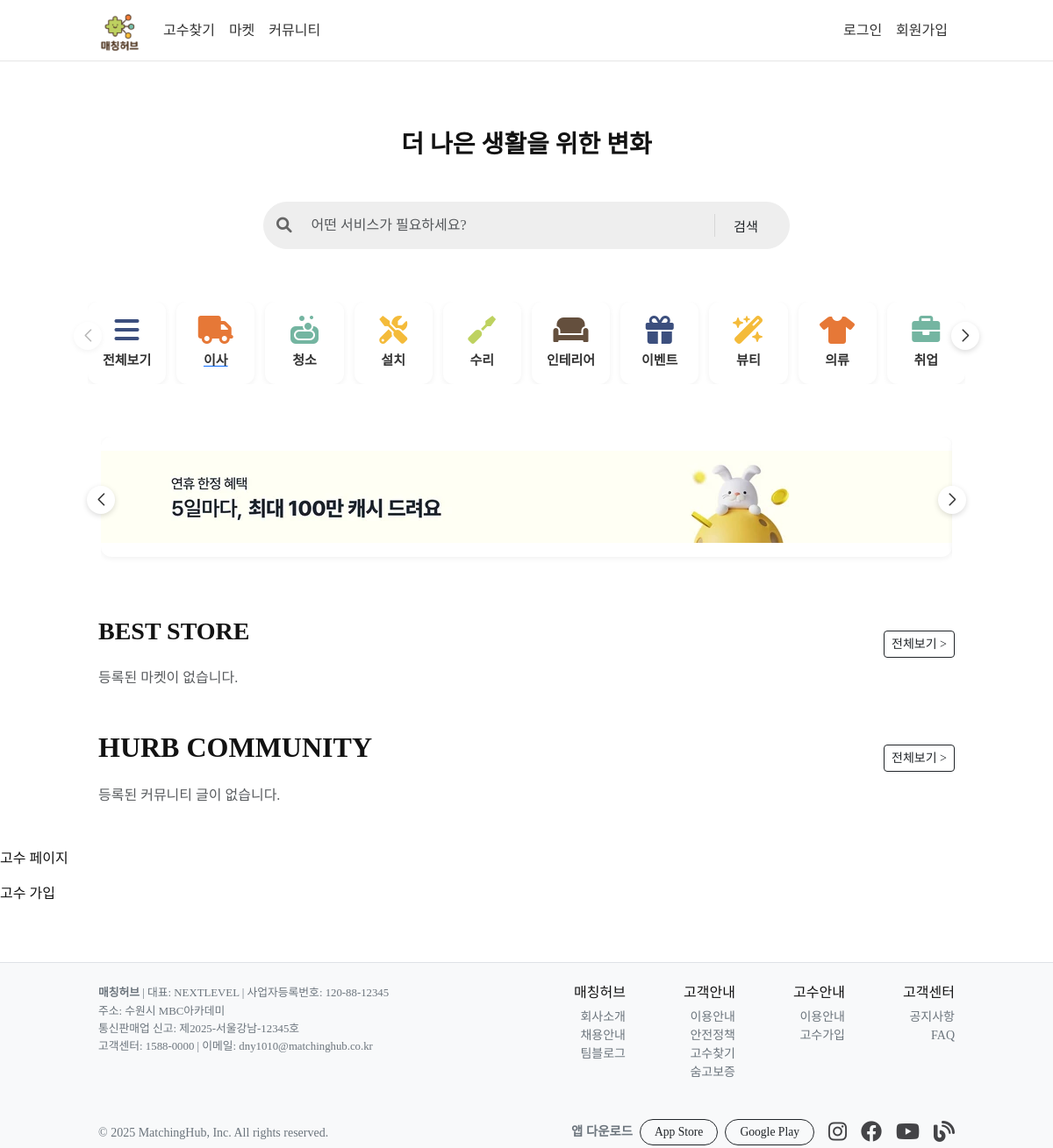
Before: / with the older database file.
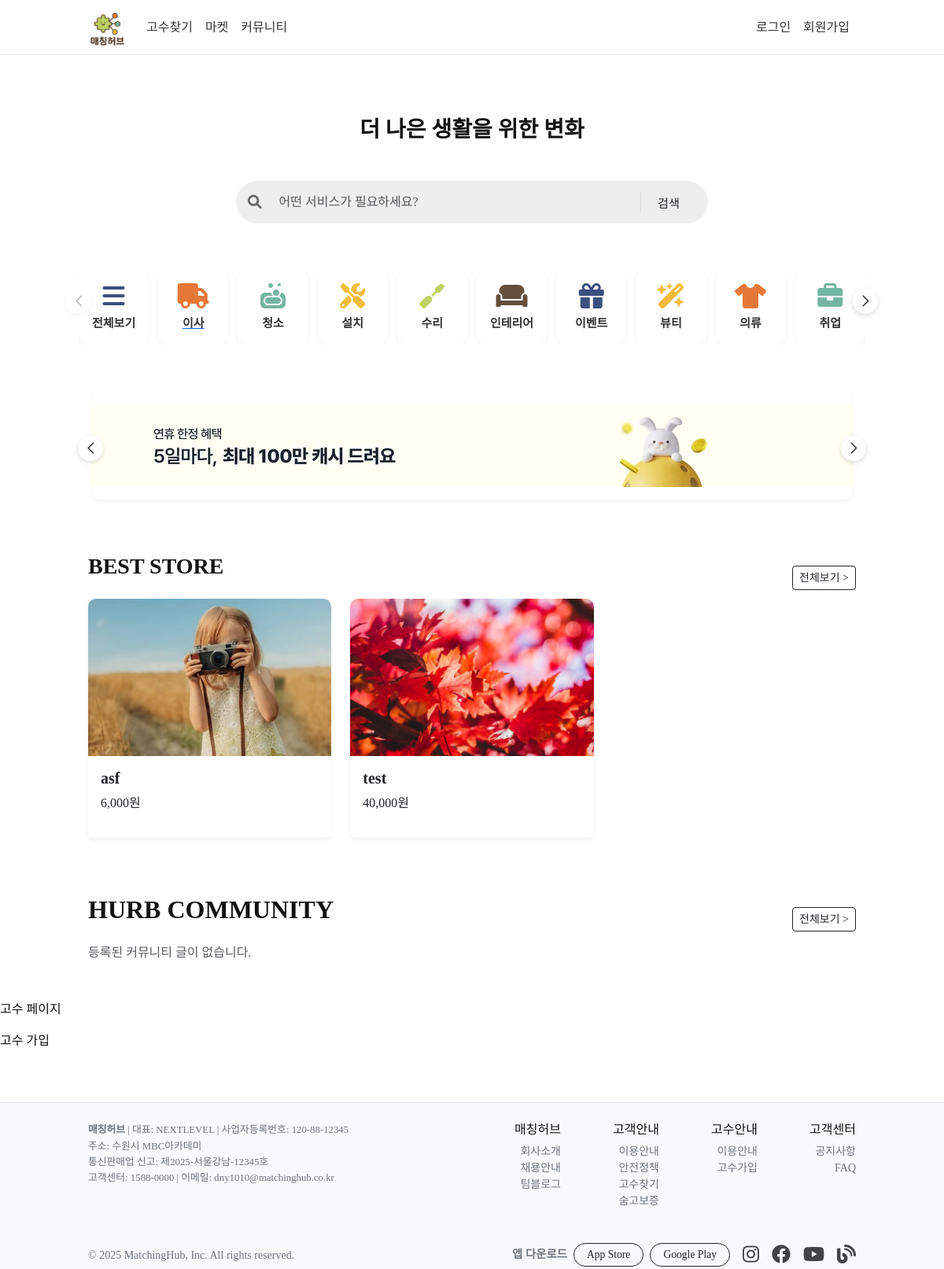
After: the same page with the newer database file.
### talent/models.py (models this page shows)
class Store(db.Model):
    id = db.Column(db.Integer, primary_key=True)
    title = db.Column(db.String(50), nullable=False)
    content = db.Column(db.Text(), nullable=False)
    price = db.Column(db.Integer, nullable=False, default=0)
    create_date = db.Column(db.DateTime, nullable=False)
    owner_id = db.Column(db.Integer, db.ForeignKey("user.id"), nullable=False)
    user = db.relationship('User', backref=db.backref('store'))
    edit_date = db.Column(db.DateTime, nullable=False)
    image_path = db.Column(db.String(120), nullable=False)
    views = db.Column(db.Integer, default=0)

### talent/views/main_views.py (the view)
@bp.route('/')
def index():
    like_count = func.count().label("like_count")
    s_posts = (Store.query.order_by(Store.views.desc(), Store.create_date.desc()).limit(3).all())
    c_posts = (CommunityPost.query.outerjoin(CommunityPost.likes).group_by(CommunityPost.id)
               .order_by(like_count.desc(), CommunityPost.create_date.desc()).limit(3).all())
    return render_template('main.html', s_posts=s_posts, c_posts=c_posts)

### talent/__init__.py (called while the page is built)
def create_app():
    app = Flask(__name__)
    app.config.from_object(config)
    @app.before_request
    def load_logged_in_user():
        user_id = session.get('user_id')
        if user_id is None:
            g.user = None
        else:
            from .models import User
            g.user = User.query.get(user_id)
    db.init_app(app)
    migrate.init_app(app, db)
    mail.init_app(app)
    csrf.init_app(app)
    from .views import main_views, auth_views, store_views, community_views, category_views
    from . import models
    app.register_blueprint(main_views.bp)
    app.register_blueprint(auth_views.bp)
    app.register_blueprint(store_views.bp)
    app.register_blueprint(community_views.bp)
    app.register_blueprint(category_views.bp)
    from .filter import format_datetime
    app.jinja_env.filters['datetime'] = format_datetime
    return app

### talent/views/auth_views.py (called while the page is built)
@bp.before_app_request
def load_logged_in_user():
    uid = session.get('user_id')
    g.user = User.query.get(uid) if uid else None

### talent/templates/main.html (shortened to what this page needs)
{% extends 'base.html' %}
{% block head %}
<link rel="stylesheet" href="https://cdn.jsdelivr.net/npm/swiper@11/swiper-bundle.min.css">
<link rel="stylesheet" href="{{ url_for('static', filename='main.css') }}">
{% endblock %}
{% block content %}
<div class="container my-5 text-center" style="max-width: 1000px;">
    <h3 class="fw-bold mb-4" style="width: fit-content; margin: 0 auto;">더 나은 생활을 위한 변화</h3>
</div>
<div class="search-wrapper d-flex justify-content-center">
    <form class="search-form d-flex align-items-center" role="search">
    <span class="search-icon">
      <i class="fa-solid fa-magnifying-glass"></i>
    </span>
        <input type="search" class="form-control flex-grow-1"
               placeholder="어떤 서비스가 필요하세요?" aria-label="Search">
        <button class="btn search-btn" type="submit">검색</button>
    </form>
</div>
<div class="category-wrapper">
    <div class="swiper mySwiper categorySwiper">
        <div class="swiper-wrapper">
            <div class="swiper-slide">
                <i class="fa-solid fa-bars category-icon" style="color: #3c4f7e;"></i>
                <p class="category-name">전체보기</p>
            </div>
            <div class="swiper-slide">
                <a href="{{ url_for('category.move') }}">
                <i class="fa-solid fa-truck category-icon" style="color: #e67837;"></i>
                <p class="category-name">이사</p></a>
            </div>
            <div class="swiper-slide">
                <i class="fa-solid fa-soap category-icon" style="color: #74b5a1;"></i>
                <p class="category-name">청소</p>
            </div>
            <div class="swiper-slide">
                <i class="fa-solid fa-screwdriver-wrench category-icon" style="color: #f4bb3a;"></i>
                <p class="category-name">설치</p>
            </div>
            <div class="swiper-slide">
                <i class="fa-solid fa-screwdriver category-icon" style="color: #bed260;"></i>
                <p class="category-name">수리</p>
            </div>
            <div class="swiper-slide">
                <i class="fa-solid fa-couch category-icon" style="color: #644f3d;"></i>
                <p class="category-name">인테리어</p>
            </div>
            <div class="swiper-slide">
                <i class="fa-solid fa-gift category-icon" style="color: #3c4f7e;"></i>
                <p class="category-name">이벤트</p>
            </div>
            <div class="swiper-slide">
                <i class="fa-solid fa-wand-magic-sparkles category-icon" style="color: #f4bb3a;"></i>
                <p class="category-name">뷰티</p>
            </div>
            <div class="swiper-slide">
                <i class="fa-solid fa-shirt category-icon" style="color: #e67837;"></i>
                <p class="category-name">의류</p>
            </div>
            <div class="swiper-slide">
                <i class="fa-solid fa-briefcase category-icon" style="color: #74b5a1;"></i>
                <p class="category-name">취업</p>
            </div>
        </div>
    </div>
    <div class="swiper-button-next categoryNext"></div>
</div>
<div class="ad-wrapper">
    <div class="swiper-button-prev adPrev"></div>
    <div class="swiper mySwiper adSwiper">
        <div class="swiper-wrapper">
            <div class="swiper-slide"><img src="{{ url_for('static', filename='images/adbanner1.png') }}" alt="ad banner"></div>
        </div>
    </div>
    <div class="swiper-button-next adNext"></div>
</div>
<div class="container my-5" style="max-width: 1000px;">
    <div class="vs">
        <h3 class="fw-bold mb-4">BEST STORE</h3>
        <div class="text-end mt-3">
            <a href="{{ url_for('store._list') }}" class="btn btn-outline-dark btn-sm">전체보기 ></a>
        </div>
    </div>
    {% if s_posts %}
    <div class="row">
        {% for store in s_posts %}
        <div class="col-md-4 mb-4">
            <a href="{{ url_for('store.detail', userid=store.user.userid, count=loop.index) }}" class="text-decoration-none text-dark">
                <div class="card h-100 shadow-sm border-0">
                    <img src="{{ url_for('static', filename=store.image_path or 'images/no_image.png') }}"
                         class="card-img-top"
                         alt="{{ store.title }}"
                         style="height: 200px; object-fit: cover; border-radius: 10px 10px 0 0;">
                    <div class="card-body">
                        <h5 class="card-title fw-semibold">{{ store.title }}</h5>
                        <p class="mt-2">{{ "{:,}".format(store.price) }}원</p>
                    </div>
                </div>
            </a>
        </div>
        {% endfor %}
    </div>
    {% else %}
    <p class="text-muted">등록된 마켓이 없습니다.</p>
    {% endif %}
</div>
<div class="container my-5" style="max-width: 1000px;">
    <div class="vs">
        <h2 class="fw-bold mb-4">HURB COMMUNITY</h2>
        <div class="text-end mt-3">
            <a href="{{ url_for('community.home') }}" class="btn btn-outline-dark btn-sm">전체보기 ></a>
        </div>
    </div>
    {% if c_posts %}
    <div class="row">
        {% for post in c_posts %}
        <div class="col-md-4 mb-4">
            <a href="{{ url_for('community.post_detail', post_id=post.id) }}" class="text-decoration-none text-dark">
                <div class="card h-100 shadow-sm border-0">
                    <div class="card-body">
                        <h5 class="card-title fw-semibold mb-2">{{ post.title }}</h5>
                        <p class="card-text text-muted small mb-3">{{ (post.content or '')[:80] }}...</p>
                        <div class="d-flex justify-content-between align-items-center">
                            <small class="text-secondary">{{ post.user.userid }}</small>
                            <small class="text-secondary">{{ post.create_date.strftime('%Y-%m-%d') }}</small>
                        </div>
                        <div class="mt-2 text-end">
              <span class="badge bg-light text-dark border">
                ❤️ {{ post.likes|length }}
              </span>
                        </div>
                    </div>
                </div>
            </a>
        </div>
        {% endfor %}
    </div>
    {% else %}
    <p class="text-muted">등록된 커뮤니티 글이 없습니다.</p>
    {% endif %}
</div>
<p>고수 페이지</p>
<p>고수 가입</p>
{% endblock %}

### talent/templates/base.html (shortened to what this page needs)
<!DOCTYPE html>
<html lang="ko">
<head>
    <link rel="stylesheet" href="https://cdn.jsdelivr.net/npm/bootstrap@5.3.8/dist/css/bootstrap.min.css">
    <link rel="stylesheet" href="https://use.fontawesome.com/releases/v6.0.0/css/all.css">
    <link rel="stylesheet" href="{{ url_for('static', filename='style.css') }}">
    {% block head %}
    {% endblock %}
</head>
<body>
{% include 'navbar.html' %}
<div class="base">
{% block content %}
{% endblock %}
</div>
{% include 'footer.html' %}
</body>
</html>

### talent/templates/navbar.html (shortened to what this page needs)
<nav class="navbar navbar-expand-md bg-white sticky-top custom-navbar">
  <div class="container" style="max-width: 1000px;">
    <a class="navbar-brand" href="{{ url_for('main.index') }}">
      <img src="{{ url_for('static', filename='images/logo.png') }}" alt="매칭허브" class="navbar-logo">
    </a>
    <div class="collapse navbar-collapse" id="navbarNav">
      <ul class="navbar-nav me-auto">
        <li class="nav-item"><a class="nav-link" href="{{ url_for('main.index') }}">고수찾기</a></li>
        <li class="nav-item"><a class="nav-link" href="{{ url_for('store._list') }}">마켓</a></li>
        <li class="nav-item"><a class="nav-link" href="{{ url_for('community.home') }}">커뮤니티</a></li>
      </ul>
      <ul class="navbar-nav">
        {% if g.user %}
          <li class="nav-item">
            <a class="nav-link" href="{{ url_for('auth.mypage') }}"> 마이페이지
              {{ g.user.name or g.user.userid }}
            </a>
          </li>
          <li class="nav-item"><a class="nav-link" href="{{ url_for('auth.logout') }}">로그아웃</a></li>
        {% else %}
          <li class="nav-item"><a class="nav-link" href="{{ url_for('auth.login') }}">로그인</a></li>
          <li class="nav-item"><a class="nav-link sign" href="{{ url_for('auth.client_signup') }}">회원가입</a></li>
        {% endif %}
      </ul>
    </div>
  </div>
</nav>

### talent/templates/footer.html
<footer class="site-footer bg-light border-top">
    <div class="container" style="max-width: 1000px;">
        <div class="row py-4 align-items-start">
            <div class="col-md-6">
                <div class="small text-secondary" style="font-size: 0.8rem; line-height: 1.6;">
                    <strong>매칭허브</strong> | 대표: NEXTLEVEL | 사업자등록번호: 120-88-12345
                    <br>주소: 수원시 MBC아카데미
                    <br>통신판매업 신고: 제2025-서울강남-12345호
                    <br>고객센터: 1588-0000 | 이메일: dny1010@matchinghub.co.kr
                </div>
            </div>
            <div class="col-md-6">
                <div class="row text-start text-md-end small">
                    <div class="col-3">
                        <h6 class>매칭허브</h6>
                        <ul class="footer-list">
                            <li><a href="#">회사소개</a></li>
                            <li><a href="#">채용안내</a></li>
                            <li><a href="#">팀블로그</a></li>
                        </ul>
                    </div>
                    <div class="col-3">
                        <h6 class>고객안내</h6>
                        <ul class="footer-list">
                            <li><a href="#">이용안내</a></li>
                            <li><a href="#">안전정책</a></li>
                            <li><a href="#">고수찾기</a></li>
                            <li><a href="#">숨고보증</a></li>
                        </ul>
                    </div>
                    <div class="col-3">
                        <h6 class>고수안내</h6>
                        <ul class="footer-list">
                            <li><a href="#">이용안내</a></li>
                            <li><a href="#">고수가입</a></li>
                        </ul>
                    </div>
                    <div class="col-3">
                        <h6 class>고객센터</h6>
                        <ul class="footer-list">
                            <li><a href="#">공지사항</a></li>
                            <li><a href="#">FAQ</a></li>
                        </ul>
                    </div>
                </div>
            </div>
        </div>
        <div class="footer-bottom d-flex justify-content-between align-items-center flex-wrap">
            <div class="text-secondary small">
                © 2025 MatchingHub, Inc. All rights reserved.
            </div>
            <div class="d-flex align-items-center gap-3">
                <div class="d-flex gap-2">
                    <span class="text-secondary fw-semibold mt-1" style="font-size: 0.9rem;">앱 다운로드</span>
                    <a href="#" class="app-badge btn btn-outline-dark btn-sm px-3">App Store</a>
                    <a href="#" class="app-badge btn btn-outline-dark btn-sm px-3">Google Play</a>
                </div>
                <div class="d-flex gap-3">
                    <a href="#" class="footer-icon"><i class="fa-brands fa-instagram" style="color:#444447"></i></a>
                    <a href="#" class="footer-icon"><i class="fa-brands fa-facebook" style="color:#444447"></i></a>
                    <a href="#" class="footer-icon"><i class="fa-brands fa-youtube" style="color:#444447"></i></a>
                    <a href="#" class="footer-icon"><i class="fa-solid fa-blog" style="color:#444447"></i></a>
                </div>
            </div>
        </div>
    </div>
</footer>

### talent/static/style.css (style rules this page uses)
body { font-family: 'Noto Sans KR', sans-serif; color: #121212; height: 100% }
.base { min-height: calc(100vh - 100px); padding-top: 30px; padding-bottom: 50px; }
.custom-navbar { height: 70px; line-height: 70px; box-shadow: none }
.navbar-logo { height: 50px; width: auto; object-fit: contain; }
.navbar .nav-link { padding-top: 0; padding-bottom: 0; line-height: 70px; height: 70px; font-weight: 500; color: #333; }
.navbar { border-bottom: 1px solid #e5e5e5; }
.footer-bottom { display: flex; justify-content: space-between; align-items: center; flex-wrap: wrap; gap: 1rem; }
.app-badge { border-radius: 999px; font-size: 0.85rem; }
.footer-icon { color: #6c757d; font-size: 1.5rem; transition: color 0.2s; }
ul,ol,li { list-style-type: none; }
.site-footer .footer-list li a { color: #6c757d; text-decoration: none; }
.footer-bottom { display: flex; justify-content: space-between; align-items: center; flex-wrap: wrap; }

### talent/static/main.css (style rules this page uses)
body { font-family:'Pretendard'; margin: 0 auto; }
.search-form { max-width: 600px; width: 100%; background: #eee; border: 1.5px solid #eee; border-radius: 30px; padding: 6px 14px; display: flex; align-items: center; justify-content: space-between; }
.search-icon { font-size: 1.1rem; color: #666; margin-right: 10px; display: flex; align-items: center; }
.search-form input { border: none; outline: none; background: transparent; color: #333; flex: 1; }
.search-btn { font-size: 0.95rem; padding: 8px 20px; line-height: normal; }
.category-wrapper { position: relative; width: 100%; max-width: 1000px; margin: 0 auto; }
.swiper-button-prev, .swiper-button-next { width: 32px; height: 32px; top: 65%; border-radius: 50%; box-shadow: 0 2px 6px rgba(0, 0, 0, 0.15); color: #333; transform: translateY(-50%); overflow: visible; background: #fff; }
.swiper-button-prev::after, .swiper-button-next::after { font-size: 14px; font-weight: bold; }
.swiper-button-prev { left: -16px; }
.swiper-button-next { right: -16px; }
.swiper { width: 100%; max-width: 1200px; margin: 60px auto; position: relative; }
.swiper-slide { display: flex; flex-direction: column; align-items: center; justify-content: center; background: #ffffff; border-radius: 12px; text-align: center; font-weight: 600; padding: 16px 8px; box-shadow: 0 2px 6px rgba(0,0,0,0.06); cursor: pointer; transition: all .2s ease; }
.ad-wrapper { position: relative; width: 100%; max-width: 970px; margin: 0 auto; }
.category-icon { font-size: 32px; margin-bottom: 8px; transition: color 0.2s; }
.category-name { font-size: 15px; font-weight: 600; color: #333; margin: 0; }
.vs { display: flex; justify-content: space-between; }

Changed rows visible on the page:
added Store: image_path (picture), title "asf", price "6,000"
added Store: image_path+title (picture), title "test", price "40,000"
Other visible differences:
text no longer shown: "등록된 마켓이 없습니다."
